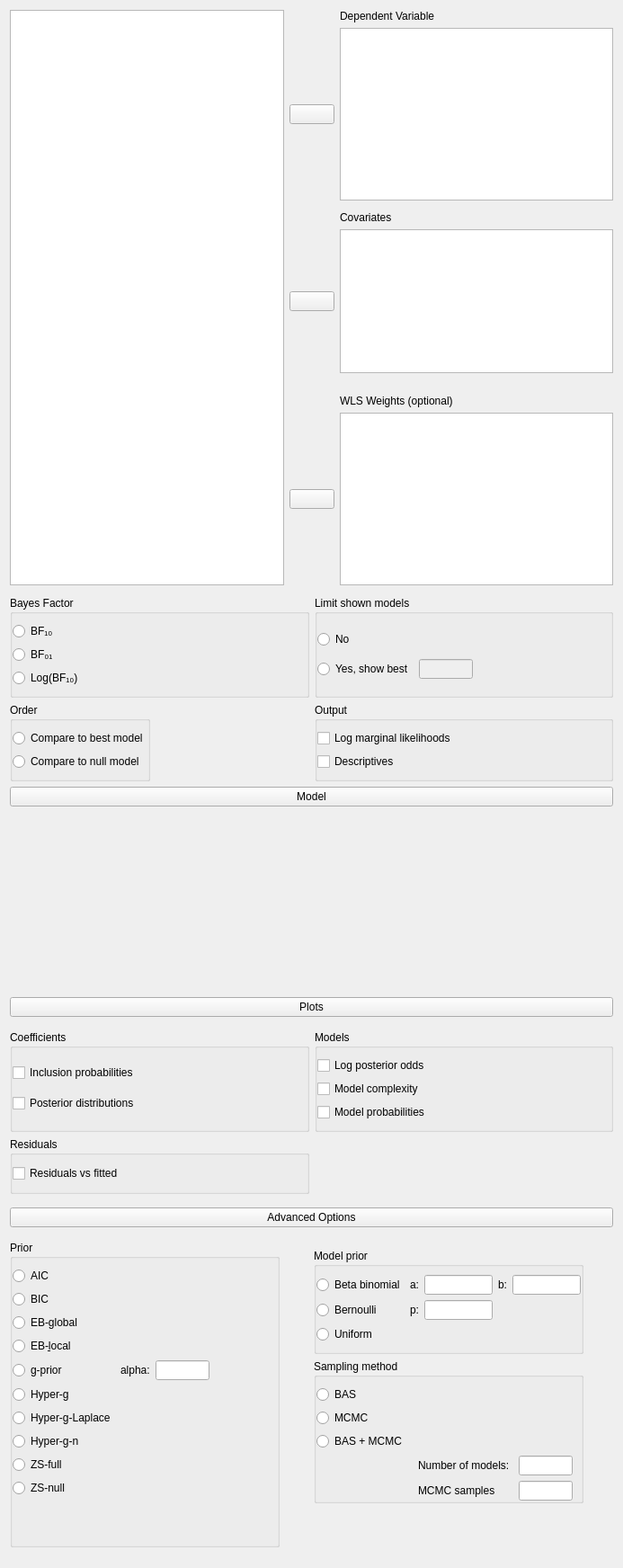
<?xml version="1.0" encoding="UTF-8"?>
<ui version="4.0">
 <class>BASRegressionLinearLinkForm</class>
 <widget class="QWidget" name="BASRegressionLinearLinkForm">
  <property name="geometry">
   <rect>
    <x>0</x>
    <y>0</y>
    <width>693</width>
    <height>1744</height>
   </rect>
  </property>
  <property name="sizePolicy">
   <sizepolicy hsizetype="Fixed" vsizetype="Preferred">
    <horstretch>0</horstretch>
    <verstretch>0</verstretch>
   </sizepolicy>
  </property>
  <property name="windowTitle">
   <string>Form</string>
  </property>
  <layout class="QGridLayout" name="gridLayout">
   <property name="verticalSpacing">
    <number>0</number>
   </property>
   <item row="1" column="0">
    <widget class="QWidget" name="outputWidget" native="true">
     <property name="sizePolicy">
      <sizepolicy hsizetype="Expanding" vsizetype="Fixed">
       <horstretch>0</horstretch>
       <verstretch>0</verstretch>
      </sizepolicy>
     </property>
     <layout class="QGridLayout" name="gridLayout_4">
      <property name="sizeConstraint">
       <enum>QLayout::SetNoConstraint</enum>
      </property>
      <property name="leftMargin">
       <number>0</number>
      </property>
      <property name="topMargin">
       <number>3</number>
      </property>
      <property name="rightMargin">
       <number>0</number>
      </property>
      <property name="bottomMargin">
       <number>3</number>
      </property>
      <property name="verticalSpacing">
       <number>6</number>
      </property>
      <item row="2" column="1">
       <widget class="GroupBox" name="groupBox_9">
        <property name="enabled">
         <bool>true</bool>
        </property>
        <property name="sizePolicy">
         <sizepolicy hsizetype="Preferred" vsizetype="Minimum">
          <horstretch>0</horstretch>
          <verstretch>0</verstretch>
         </sizepolicy>
        </property>
        <property name="title">
         <string>Output</string>
        </property>
        <layout class="QGridLayout" name="gridLayout_8">
         <property name="leftMargin">
          <number>0</number>
         </property>
         <property name="rightMargin">
          <number>0</number>
         </property>
         <item row="0" column="0">
          <widget class="BoundCheckBox" name="logmarg">
           <property name="text">
            <string>Log marginal likelihoods</string>
           </property>
          </widget>
         </item>
         <item row="1" column="0">
          <widget class="BoundCheckBox" name="descriptives">
           <property name="text">
            <string>Descriptives</string>
           </property>
          </widget>
         </item>
        </layout>
       </widget>
      </item>
      <item row="2" column="0">
       <widget class="BoundGroupBox" name="bayesFactorOrder">
        <property name="sizePolicy">
         <sizepolicy hsizetype="Fixed" vsizetype="Fixed">
          <horstretch>0</horstretch>
          <verstretch>0</verstretch>
         </sizepolicy>
        </property>
        <property name="minimumSize">
         <size>
          <width>0</width>
          <height>0</height>
         </size>
        </property>
        <property name="title">
         <string>Order</string>
        </property>
        <layout class="QGridLayout" name="gridLayout_39">
         <property name="leftMargin">
          <number>0</number>
         </property>
         <property name="rightMargin">
          <number>0</number>
         </property>
         <item row="1" column="0">
          <widget class="QRadioButton" name="__2">
           <property name="text">
            <string>Compare to null model</string>
           </property>
          </widget>
         </item>
         <item row="0" column="0">
          <widget class="QRadioButton" name="__1">
           <property name="text">
            <string>Compare to best model</string>
           </property>
          </widget>
         </item>
        </layout>
       </widget>
      </item>
      <item row="1" column="1">
       <widget class="BoundGroupBox" name="shownModels">
        <property name="title">
         <string>Limit shown models</string>
        </property>
        <layout class="QGridLayout" name="gridLayout_6">
         <property name="leftMargin">
          <number>0</number>
         </property>
         <property name="topMargin">
          <number>12</number>
         </property>
         <property name="rightMargin">
          <number>0</number>
         </property>
         <property name="bottomMargin">
          <number>12</number>
         </property>
         <item row="1" column="1">
          <widget class="BoundTextBox" name="numShownModels">
           <property name="enabled">
            <bool>false</bool>
           </property>
           <property name="sizePolicy">
            <sizepolicy hsizetype="Fixed" vsizetype="Preferred">
             <horstretch>0</horstretch>
             <verstretch>0</verstretch>
            </sizepolicy>
           </property>
           <property name="minimumSize">
            <size>
             <width>60</width>
             <height>0</height>
            </size>
           </property>
           <property name="maximumSize">
            <size>
             <width>60</width>
             <height>16777215</height>
            </size>
           </property>
          </widget>
         </item>
         <item row="0" column="0">
          <widget class="QRadioButton" name="unlimited">
           <property name="text">
            <string>No</string>
           </property>
          </widget>
         </item>
         <item row="1" column="0">
          <widget class="QRadioButton" name="limited">
           <property name="text">
            <string>Yes, show best</string>
           </property>
          </widget>
         </item>
         <item row="1" column="2">
          <spacer name="horizontalSpacer_2">
           <property name="orientation">
            <enum>Qt::Horizontal</enum>
           </property>
           <property name="sizeHint" stdset="0">
            <size>
             <width>40</width>
             <height>20</height>
            </size>
           </property>
          </spacer>
         </item>
        </layout>
       </widget>
      </item>
      <item row="1" column="0">
       <widget class="BoundGroupBox" name="bayesFactorType">
        <property name="sizePolicy">
         <sizepolicy hsizetype="Preferred" vsizetype="Minimum">
          <horstretch>0</horstretch>
          <verstretch>0</verstretch>
         </sizepolicy>
        </property>
        <property name="title">
         <string>Bayes Factor</string>
        </property>
        <property name="flat">
         <bool>false</bool>
        </property>
        <layout class="QGridLayout" name="gridLayout_37">
         <property name="leftMargin">
          <number>0</number>
         </property>
         <property name="rightMargin">
          <number>0</number>
         </property>
         <item row="0" column="0">
          <widget class="QRadioButton" name="_1">
           <property name="text">
            <string>BF₁₀</string>
           </property>
          </widget>
         </item>
         <item row="3" column="0">
          <widget class="QRadioButton" name="_3">
           <property name="text">
            <string>Log(BF₁₀)</string>
           </property>
          </widget>
         </item>
         <item row="1" column="0">
          <widget class="QRadioButton" name="_2">
           <property name="text">
            <string>BF₀₁</string>
           </property>
          </widget>
         </item>
         <item row="1" column="1">
          <spacer name="horizontalSpacer_13">
           <property name="orientation">
            <enum>Qt::Horizontal</enum>
           </property>
           <property name="sizeHint" stdset="0">
            <size>
             <width>40</width>
             <height>20</height>
            </size>
           </property>
          </spacer>
         </item>
        </layout>
       </widget>
      </item>
     </layout>
    </widget>
   </item>
   <item row="3" column="0">
    <widget class="QWidget" name="plotWidget" native="true">
     <property name="sizePolicy">
      <sizepolicy hsizetype="Preferred" vsizetype="Preferred">
       <horstretch>0</horstretch>
       <verstretch>0</verstretch>
      </sizepolicy>
     </property>
     <layout class="QGridLayout" name="gridLayout_5">
      <property name="leftMargin">
       <number>0</number>
      </property>
      <property name="topMargin">
       <number>3</number>
      </property>
      <property name="rightMargin">
       <number>0</number>
      </property>
      <property name="bottomMargin">
       <number>3</number>
      </property>
      <item row="1" column="0">
       <widget class="QWidget" name="plotOptions" native="true">
        <layout class="QGridLayout" name="gridLayout_15">
         <property name="leftMargin">
          <number>0</number>
         </property>
         <property name="rightMargin">
          <number>0</number>
         </property>
         <item row="0" column="0">
          <widget class="BoundGroupBox" name="plot_coefficients">
           <property name="title">
            <string>Coefficients</string>
           </property>
           <layout class="QGridLayout" name="gridLayout_17">
            <property name="leftMargin">
             <number>0</number>
            </property>
            <property name="rightMargin">
             <number>0</number>
            </property>
            <item row="0" column="0">
             <widget class="BoundCheckBox" name="plotInclusionProbabilities">
              <property name="text">
               <string>Inclusion probabilities</string>
              </property>
             </widget>
            </item>
            <item row="1" column="0">
             <widget class="BoundCheckBox" name="plotCoefficientsPosterior">
              <property name="text">
               <string>Posterior distributions</string>
              </property>
             </widget>
            </item>
           </layout>
          </widget>
         </item>
         <item row="1" column="0">
          <widget class="BoundGroupBox" name="plot_residuals">
           <property name="title">
            <string>Residuals</string>
           </property>
           <layout class="QGridLayout" name="gridLayout_19">
            <property name="leftMargin">
             <number>0</number>
            </property>
            <property name="rightMargin">
             <number>0</number>
            </property>
            <property name="bottomMargin">
             <number>9</number>
            </property>
            <item row="0" column="0">
             <widget class="BoundCheckBox" name="plotResidualsVsFitted">
              <property name="text">
               <string>Residuals vs fitted</string>
              </property>
             </widget>
            </item>
           </layout>
          </widget>
         </item>
         <item row="0" column="1">
          <widget class="BoundGroupBox" name="plot_models">
           <property name="title">
            <string>Models</string>
           </property>
           <layout class="QGridLayout" name="gridLayout_18">
            <property name="leftMargin">
             <number>0</number>
            </property>
            <property name="rightMargin">
             <number>0</number>
            </property>
            <item row="0" column="0">
             <widget class="BoundCheckBox" name="plotLogPosteriorOdds">
              <property name="text">
               <string>Log posterior odds</string>
              </property>
             </widget>
            </item>
            <item row="1" column="0">
             <widget class="BoundCheckBox" name="plotModelComplexity">
              <property name="text">
               <string>Model complexity</string>
              </property>
             </widget>
            </item>
            <item row="2" column="0">
             <widget class="BoundCheckBox" name="plotModelProbabilities">
              <property name="text">
               <string>Model probabilities</string>
              </property>
             </widget>
            </item>
           </layout>
          </widget>
         </item>
        </layout>
       </widget>
      </item>
      <item row="0" column="0">
       <widget class="ExpanderButton" name="expanderModel">
        <property name="enabled">
         <bool>true</bool>
        </property>
        <property name="text">
         <string>Plots</string>
        </property>
       </widget>
      </item>
     </layout>
    </widget>
   </item>
   <item row="2" column="0">
    <widget class="QWidget" name="modelWidget" native="true">
     <property name="sizePolicy">
      <sizepolicy hsizetype="Preferred" vsizetype="Preferred">
       <horstretch>0</horstretch>
       <verstretch>0</verstretch>
      </sizepolicy>
     </property>
     <layout class="QGridLayout" name="gridLayout_13">
      <property name="leftMargin">
       <number>0</number>
      </property>
      <property name="topMargin">
       <number>3</number>
      </property>
      <property name="rightMargin">
       <number>0</number>
      </property>
      <property name="bottomMargin">
       <number>3</number>
      </property>
      <property name="verticalSpacing">
       <number>6</number>
      </property>
      <item row="1" column="0">
       <widget class="AnovaModelWidget" name="modelTerms" native="true">
        <property name="sizePolicy">
         <sizepolicy hsizetype="Expanding" vsizetype="Preferred">
          <horstretch>0</horstretch>
          <verstretch>0</verstretch>
         </sizepolicy>
        </property>
        <property name="minimumSize">
         <size>
          <width>0</width>
          <height>200</height>
         </size>
        </property>
       </widget>
      </item>
      <item row="0" column="0">
       <widget class="ExpanderButton" name="expanderModel_2">
        <property name="text">
         <string>Model</string>
        </property>
       </widget>
      </item>
     </layout>
    </widget>
   </item>
   <item row="0" column="0">
    <widget class="QWidget" name="topWidget" native="true">
     <property name="sizePolicy">
      <sizepolicy hsizetype="Preferred" vsizetype="Fixed">
       <horstretch>0</horstretch>
       <verstretch>0</verstretch>
      </sizepolicy>
     </property>
     <layout class="QGridLayout" name="gridLayout_3">
      <property name="leftMargin">
       <number>0</number>
      </property>
      <property name="topMargin">
       <number>0</number>
      </property>
      <property name="rightMargin">
       <number>0</number>
      </property>
      <property name="verticalSpacing">
       <number>6</number>
      </property>
      <item row="0" column="0" rowspan="10">
       <widget class="AvailableFieldsListView" name="listAvailableFields">
        <property name="sizePolicy">
         <sizepolicy hsizetype="Expanding" vsizetype="Preferred">
          <horstretch>0</horstretch>
          <verstretch>0</verstretch>
         </sizepolicy>
        </property>
        <property name="minimumSize">
         <size>
          <width>0</width>
          <height>0</height>
         </size>
        </property>
        <property name="selectionMode">
         <enum>QAbstractItemView::ExtendedSelection</enum>
        </property>
       </widget>
      </item>
      <item row="9" column="2">
       <widget class="boundSingleItemView" name="wlsWeights">
        <property name="sizePolicy">
         <sizepolicy hsizetype="Expanding" vsizetype="Fixed">
          <horstretch>0</horstretch>
          <verstretch>0</verstretch>
         </sizepolicy>
        </property>
        <property name="minimumSize">
         <size>
          <width>0</width>
          <height>0</height>
         </size>
        </property>
        <property name="maximumSize">
         <size>
          <width>16777215</width>
          <height>16777215</height>
         </size>
        </property>
        <property name="selectionMode">
         <enum>QAbstractItemView::ExtendedSelection</enum>
        </property>
       </widget>
      </item>
      <item row="0" column="2">
       <widget class="QLabel" name="label">
        <property name="text">
         <string>Dependent Variable</string>
        </property>
       </widget>
      </item>
      <item row="9" column="1">
       <widget class="AssignButton" name="buttonAssignWlsWeights">
        <property name="sizePolicy">
         <sizepolicy hsizetype="Fixed" vsizetype="Fixed">
          <horstretch>0</horstretch>
          <verstretch>0</verstretch>
         </sizepolicy>
        </property>
        <property name="minimumSize">
         <size>
          <width>50</width>
          <height>0</height>
         </size>
        </property>
        <property name="maximumSize">
         <size>
          <width>50</width>
          <height>16777215</height>
         </size>
        </property>
        <property name="text">
         <string/>
        </property>
       </widget>
      </item>
      <item row="4" column="2">
       <widget class="BoundListView" name="covariates">
        <property name="sizePolicy">
         <sizepolicy hsizetype="Expanding" vsizetype="Fixed">
          <horstretch>0</horstretch>
          <verstretch>1</verstretch>
         </sizepolicy>
        </property>
        <property name="minimumSize">
         <size>
          <width>0</width>
          <height>160</height>
         </size>
        </property>
        <property name="maximumSize">
         <size>
          <width>16777215</width>
          <height>160</height>
         </size>
        </property>
        <property name="selectionMode">
         <enum>QAbstractItemView::ExtendedSelection</enum>
        </property>
       </widget>
      </item>
      <item row="4" column="1">
       <widget class="AssignButton" name="buttonAssignCovariates">
        <property name="sizePolicy">
         <sizepolicy hsizetype="Fixed" vsizetype="Fixed">
          <horstretch>0</horstretch>
          <verstretch>0</verstretch>
         </sizepolicy>
        </property>
        <property name="minimumSize">
         <size>
          <width>50</width>
          <height>0</height>
         </size>
        </property>
        <property name="maximumSize">
         <size>
          <width>50</width>
          <height>16777215</height>
         </size>
        </property>
        <property name="text">
         <string/>
        </property>
       </widget>
      </item>
      <item row="3" column="2">
       <widget class="QLabel" name="label_4">
        <property name="sizePolicy">
         <sizepolicy hsizetype="Fixed" vsizetype="Fixed">
          <horstretch>0</horstretch>
          <verstretch>0</verstretch>
         </sizepolicy>
        </property>
        <property name="text">
         <string>Covariates</string>
        </property>
       </widget>
      </item>
      <item row="1" column="1">
       <widget class="AssignButton" name="buttonAssignDependent">
        <property name="sizePolicy">
         <sizepolicy hsizetype="Fixed" vsizetype="Fixed">
          <horstretch>0</horstretch>
          <verstretch>0</verstretch>
         </sizepolicy>
        </property>
        <property name="minimumSize">
         <size>
          <width>50</width>
          <height>0</height>
         </size>
        </property>
        <property name="maximumSize">
         <size>
          <width>50</width>
          <height>16777215</height>
         </size>
        </property>
        <property name="text">
         <string/>
        </property>
       </widget>
      </item>
      <item row="1" column="2">
       <widget class="boundSingleItemView" name="dependent">
        <property name="sizePolicy">
         <sizepolicy hsizetype="Expanding" vsizetype="Fixed">
          <horstretch>0</horstretch>
          <verstretch>0</verstretch>
         </sizepolicy>
        </property>
        <property name="minimumSize">
         <size>
          <width>0</width>
          <height>0</height>
         </size>
        </property>
        <property name="maximumSize">
         <size>
          <width>16777215</width>
          <height>16777215</height>
         </size>
        </property>
        <property name="selectionMode">
         <enum>QAbstractItemView::ExtendedSelection</enum>
        </property>
       </widget>
      </item>
      <item row="8" column="2">
       <widget class="QLabel" name="label_2">
        <property name="text">
         <string>WLS Weights (optional)</string>
        </property>
       </widget>
      </item>
     </layout>
    </widget>
   </item>
   <item row="5" column="0">
    <widget class="QWidget" name="advancedWidget" native="true">
     <layout class="QGridLayout" name="gridLayout_2">
      <property name="leftMargin">
       <number>0</number>
      </property>
      <property name="topMargin">
       <number>3</number>
      </property>
      <property name="rightMargin">
       <number>0</number>
      </property>
      <property name="bottomMargin">
       <number>3</number>
      </property>
      <item row="3" column="0" rowspan="2" colspan="2">
       <widget class="QWidget" name="advancedOptions" native="true">
        <layout class="QGridLayout" name="gridLayout_7">
         <property name="sizeConstraint">
          <enum>QLayout::SetNoConstraint</enum>
         </property>
         <property name="leftMargin">
          <number>0</number>
         </property>
         <property name="rightMargin">
          <number>0</number>
         </property>
         <item row="0" column="0">
          <widget class="BoundGroupBox" name="priorRegressionCoefficients">
           <property name="sizePolicy">
            <sizepolicy hsizetype="Maximum" vsizetype="Preferred">
             <horstretch>0</horstretch>
             <verstretch>0</verstretch>
            </sizepolicy>
           </property>
           <property name="maximumSize">
            <size>
             <width>300</width>
             <height>16777215</height>
            </size>
           </property>
           <property name="title">
            <string>Prior</string>
           </property>
           <layout class="QGridLayout" name="gridLayout_9">
            <property name="sizeConstraint">
             <enum>QLayout::SetNoConstraint</enum>
            </property>
            <property name="leftMargin">
             <number>0</number>
            </property>
            <property name="rightMargin">
             <number>0</number>
            </property>
            <item row="4" column="0">
             <widget class="QRadioButton" name="g_prior">
              <property name="text">
               <string>g-prior</string>
              </property>
             </widget>
            </item>
            <item row="9" column="0">
             <widget class="QRadioButton" name="zs_null">
              <property name="text">
               <string>ZS-null</string>
              </property>
             </widget>
            </item>
            <item row="6" column="0">
             <widget class="QRadioButton" name="hyper_g_laplace">
              <property name="text">
               <string>Hyper-g-Laplace</string>
              </property>
             </widget>
            </item>
            <item row="7" column="0">
             <widget class="QRadioButton" name="hyper_g_n">
              <property name="text">
               <string>Hyper-g-n</string>
              </property>
             </widget>
            </item>
            <item row="2" column="0">
             <widget class="QRadioButton" name="eb_global">
              <property name="text">
               <string>EB-global</string>
              </property>
             </widget>
            </item>
            <item row="3" column="0">
             <widget class="QRadioButton" name="eb_local">
              <property name="text">
               <string>EB-&amp;local</string>
              </property>
             </widget>
            </item>
            <item row="1" column="0">
             <widget class="QRadioButton" name="bic">
              <property name="text">
               <string>BIC</string>
              </property>
             </widget>
            </item>
            <item row="0" column="0">
             <widget class="QRadioButton" name="aic">
              <property name="text">
               <string>AIC</string>
              </property>
             </widget>
            </item>
            <item row="5" column="0">
             <widget class="QRadioButton" name="hyper_g">
              <property name="text">
               <string>Hyper-g</string>
              </property>
             </widget>
            </item>
            <item row="4" column="3">
             <widget class="BoundTextBox" name="gPriorParameter">
              <property name="sizePolicy">
               <sizepolicy hsizetype="Fixed" vsizetype="Preferred">
                <horstretch>0</horstretch>
                <verstretch>0</verstretch>
               </sizepolicy>
              </property>
              <property name="minimumSize">
               <size>
                <width>60</width>
                <height>0</height>
               </size>
              </property>
              <property name="maximumSize">
               <size>
                <width>60</width>
                <height>16777215</height>
               </size>
              </property>
             </widget>
            </item>
            <item row="8" column="0">
             <widget class="QRadioButton" name="zs_full">
              <property name="text">
               <string>ZS-full</string>
              </property>
             </widget>
            </item>
            <item row="8" column="3">
             <spacer name="horizontalSpacer">
              <property name="orientation">
               <enum>Qt::Horizontal</enum>
              </property>
              <property name="sizeHint" stdset="0">
               <size>
                <width>293</width>
                <height>20</height>
               </size>
              </property>
             </spacer>
            </item>
            <item row="4" column="2">
             <widget class="QLabel" name="label_gPriorParameter">
              <property name="text">
               <string>alpha:</string>
              </property>
             </widget>
            </item>
            <item row="4" column="1">
             <spacer name="horizontalSpacer_3">
              <property name="orientation">
               <enum>Qt::Horizontal</enum>
              </property>
              <property name="sizeHint" stdset="0">
               <size>
                <width>40</width>
                <height>20</height>
               </size>
              </property>
             </spacer>
            </item>
            <item row="10" column="0">
             <spacer name="verticalSpacer_2">
              <property name="orientation">
               <enum>Qt::Vertical</enum>
              </property>
              <property name="sizeHint" stdset="0">
               <size>
                <width>20</width>
                <height>40</height>
               </size>
              </property>
             </spacer>
            </item>
           </layout>
          </widget>
         </item>
         <item row="0" column="1">
          <widget class="QWidget" name="widget" native="true">
           <property name="sizePolicy">
            <sizepolicy hsizetype="Expanding" vsizetype="Preferred">
             <horstretch>0</horstretch>
             <verstretch>0</verstretch>
            </sizepolicy>
           </property>
           <layout class="QGridLayout" name="gridLayout_16">
            <property name="leftMargin">
             <number>0</number>
            </property>
            <property name="rightMargin">
             <number>0</number>
            </property>
            <item row="0" column="0">
             <widget class="BoundGroupBox" name="modelPrior">
              <property name="sizePolicy">
               <sizepolicy hsizetype="Expanding" vsizetype="Preferred">
                <horstretch>0</horstretch>
                <verstretch>0</verstretch>
               </sizepolicy>
              </property>
              <property name="maximumSize">
               <size>
                <width>300</width>
                <height>16777215</height>
               </size>
              </property>
              <property name="title">
               <string>Model prior</string>
              </property>
              <layout class="QGridLayout" name="gridLayout_12">
               <property name="sizeConstraint">
                <enum>QLayout::SetNoConstraint</enum>
               </property>
               <property name="leftMargin">
                <number>0</number>
               </property>
               <property name="rightMargin">
                <number>0</number>
               </property>
               <item row="2" column="0">
                <widget class="QRadioButton" name="Bernoulli">
                 <property name="text">
                  <string>Bernoulli</string>
                 </property>
                </widget>
               </item>
               <item row="1" column="0">
                <widget class="QRadioButton" name="betaBinomial">
                 <property name="text">
                  <string>Beta binomial</string>
                 </property>
                </widget>
               </item>
               <item row="2" column="1">
                <widget class="QLabel" name="label_bernoulliParam">
                 <property name="text">
                  <string>p:</string>
                 </property>
                </widget>
               </item>
               <item row="3" column="0">
                <widget class="QRadioButton" name="uniformPrior">
                 <property name="text">
                  <string>Uniform</string>
                 </property>
                </widget>
               </item>
               <item row="2" column="2">
                <widget class="BoundTextBox" name="bernoulliParam"/>
               </item>
               <item row="1" column="4">
                <widget class="BoundTextBox" name="betaBinomialParamB"/>
               </item>
               <item row="1" column="3">
                <widget class="QLabel" name="label_betaBinomialParamB">
                 <property name="text">
                  <string>b:</string>
                 </property>
                </widget>
               </item>
               <item row="1" column="1">
                <widget class="QLabel" name="label_betaBinomialParamA">
                 <property name="text">
                  <string>a:</string>
                 </property>
                </widget>
               </item>
               <item row="1" column="2">
                <widget class="BoundTextBox" name="betaBinomialParamA"/>
               </item>
              </layout>
             </widget>
            </item>
            <item row="2" column="0">
             <spacer name="verticalSpacer">
              <property name="orientation">
               <enum>Qt::Vertical</enum>
              </property>
              <property name="sizeHint" stdset="0">
               <size>
                <width>20</width>
                <height>40</height>
               </size>
              </property>
             </spacer>
            </item>
            <item row="1" column="0">
             <widget class="BoundGroupBox" name="samplingMethod">
              <property name="maximumSize">
               <size>
                <width>300</width>
                <height>16777215</height>
               </size>
              </property>
              <property name="title">
               <string>Sampling method</string>
              </property>
              <layout class="QGridLayout" name="gridLayout_10">
               <property name="leftMargin">
                <number>0</number>
               </property>
               <property name="bottomMargin">
                <number>0</number>
               </property>
               <item row="4" column="1">
                <widget class="QLabel" name="label_iterationsMCMC">
                 <property name="text">
                  <string>MCMC samples</string>
                 </property>
                </widget>
               </item>
               <item row="0" column="0" colspan="3">
                <widget class="QRadioButton" name="BAS">
                 <property name="text">
                  <string>BAS</string>
                 </property>
                </widget>
               </item>
               <item row="1" column="0">
                <widget class="QRadioButton" name="MCMC">
                 <property name="text">
                  <string>MCMC</string>
                 </property>
                </widget>
               </item>
               <item row="4" column="2">
                <widget class="BoundTextBox" name="iterationsMCMC">
                 <property name="sizePolicy">
                  <sizepolicy hsizetype="Fixed" vsizetype="Preferred">
                   <horstretch>0</horstretch>
                   <verstretch>0</verstretch>
                  </sizepolicy>
                 </property>
                 <property name="minimumSize">
                  <size>
                   <width>60</width>
                   <height>0</height>
                  </size>
                 </property>
                 <property name="maximumSize">
                  <size>
                   <width>60</width>
                   <height>16777215</height>
                  </size>
                 </property>
                </widget>
               </item>
               <item row="2" column="0" colspan="2">
                <widget class="QRadioButton" name="MCMCBAS">
                 <property name="text">
                  <string>BAS + MCMC</string>
                 </property>
                </widget>
               </item>
               <item row="3" column="2">
                <widget class="BoundTextBox" name="numberOfModels">
                 <property name="sizePolicy">
                  <sizepolicy hsizetype="Fixed" vsizetype="Preferred">
                   <horstretch>0</horstretch>
                   <verstretch>0</verstretch>
                  </sizepolicy>
                 </property>
                 <property name="minimumSize">
                  <size>
                   <width>60</width>
                   <height>0</height>
                  </size>
                 </property>
                 <property name="maximumSize">
                  <size>
                   <width>60</width>
                   <height>16777215</height>
                  </size>
                 </property>
                </widget>
               </item>
               <item row="3" column="1">
                <widget class="QLabel" name="label_numberOfModels">
                 <property name="text">
                  <string>Number of models:</string>
                 </property>
                </widget>
               </item>
              </layout>
             </widget>
            </item>
           </layout>
          </widget>
         </item>
        </layout>
       </widget>
      </item>
      <item row="0" column="0" rowspan="2" colspan="2">
       <widget class="ExpanderButton" name="expanderAdvanced">
        <property name="text">
         <string>Advanced Options</string>
        </property>
       </widget>
      </item>
     </layout>
    </widget>
   </item>
  </layout>
 </widget>
 <customwidgets>
  <customwidget>
   <class>AssignButton</class>
   <extends>QPushButton</extends>
   <header>widgets/assignbutton.h</header>
  </customwidget>
  <customwidget>
   <class>AvailableFieldsListView</class>
   <extends>QListView</extends>
   <header>widgets/availablefieldslistview.h</header>
  </customwidget>
  <customwidget>
   <class>GroupBox</class>
   <extends>QGroupBox</extends>
   <header>widgets/groupbox.h</header>
   <container>1</container>
  </customwidget>
  <customwidget>
   <class>BoundTextBox</class>
   <extends>QLineEdit</extends>
   <header>widgets/boundtextbox.h</header>
  </customwidget>
  <customwidget>
   <class>BoundGroupBox</class>
   <extends>QGroupBox</extends>
   <header>widgets/boundgroupbox.h</header>
   <container>1</container>
  </customwidget>
  <customwidget>
   <class>ExpanderButton</class>
   <extends>QPushButton</extends>
   <header>widgets/expanderbutton.h</header>
  </customwidget>
  <customwidget>
   <class>BoundCheckBox</class>
   <extends>QCheckBox</extends>
   <header>widgets/boundcheckbox.h</header>
  </customwidget>
  <customwidget>
   <class>boundSingleItemView</class>
   <extends>QListView</extends>
   <header>widgets/boundsingleitemview.h</header>
  </customwidget>
  <customwidget>
   <class>BoundListView</class>
   <extends>QListView</extends>
   <header>widgets/boundlistview.h</header>
  </customwidget>
  <customwidget>
   <class>AnovaModelWidget</class>
   <extends>QWidget</extends>
   <header>widgets/anovamodelwidget.h</header>
   <container>1</container>
  </customwidget>
 </customwidgets>
 <tabstops>
  <tabstop>listAvailableFields</tabstop>
  <tabstop>buttonAssignDependent</tabstop>
  <tabstop>dependent</tabstop>
  <tabstop>buttonAssignCovariates</tabstop>
  <tabstop>covariates</tabstop>
  <tabstop>buttonAssignWlsWeights</tabstop>
  <tabstop>wlsWeights</tabstop>
  <tabstop>_1</tabstop>
  <tabstop>_2</tabstop>
  <tabstop>_3</tabstop>
  <tabstop>unlimited</tabstop>
  <tabstop>limited</tabstop>
  <tabstop>numShownModels</tabstop>
  <tabstop>__1</tabstop>
  <tabstop>__2</tabstop>
  <tabstop>logmarg</tabstop>
  <tabstop>descriptives</tabstop>
  <tabstop>expanderModel_2</tabstop>
  <tabstop>expanderModel</tabstop>
  <tabstop>plotInclusionProbabilities</tabstop>
  <tabstop>plotCoefficientsPosterior</tabstop>
  <tabstop>plotLogPosteriorOdds</tabstop>
  <tabstop>plotModelComplexity</tabstop>
  <tabstop>plotModelProbabilities</tabstop>
  <tabstop>plotResidualsVsFitted</tabstop>
  <tabstop>expanderAdvanced</tabstop>
  <tabstop>aic</tabstop>
  <tabstop>bic</tabstop>
  <tabstop>eb_global</tabstop>
  <tabstop>eb_local</tabstop>
  <tabstop>g_prior</tabstop>
  <tabstop>hyper_g</tabstop>
  <tabstop>hyper_g_laplace</tabstop>
  <tabstop>hyper_g_n</tabstop>
  <tabstop>zs_full</tabstop>
  <tabstop>zs_null</tabstop>
  <tabstop>gPriorParameter</tabstop>
  <tabstop>betaBinomial</tabstop>
  <tabstop>betaBinomialParamA</tabstop>
  <tabstop>betaBinomialParamB</tabstop>
  <tabstop>Bernoulli</tabstop>
  <tabstop>bernoulliParam</tabstop>
  <tabstop>uniformPrior</tabstop>
  <tabstop>BAS</tabstop>
  <tabstop>MCMC</tabstop>
  <tabstop>MCMCBAS</tabstop>
  <tabstop>numberOfModels</tabstop>
  <tabstop>iterationsMCMC</tabstop>
 </tabstops>
 <resources/>
 <connections>
  <connection>
   <sender>limited</sender>
   <signal>toggled(bool)</signal>
   <receiver>numShownModels</receiver>
   <slot>setEnabled(bool)</slot>
   <hints>
    <hint type="sourcelabel">
     <x>295</x>
     <y>787</y>
    </hint>
    <hint type="destinationlabel">
     <x>393</x>
     <y>787</y>
    </hint>
   </hints>
  </connection>
 </connections>
</ui>
